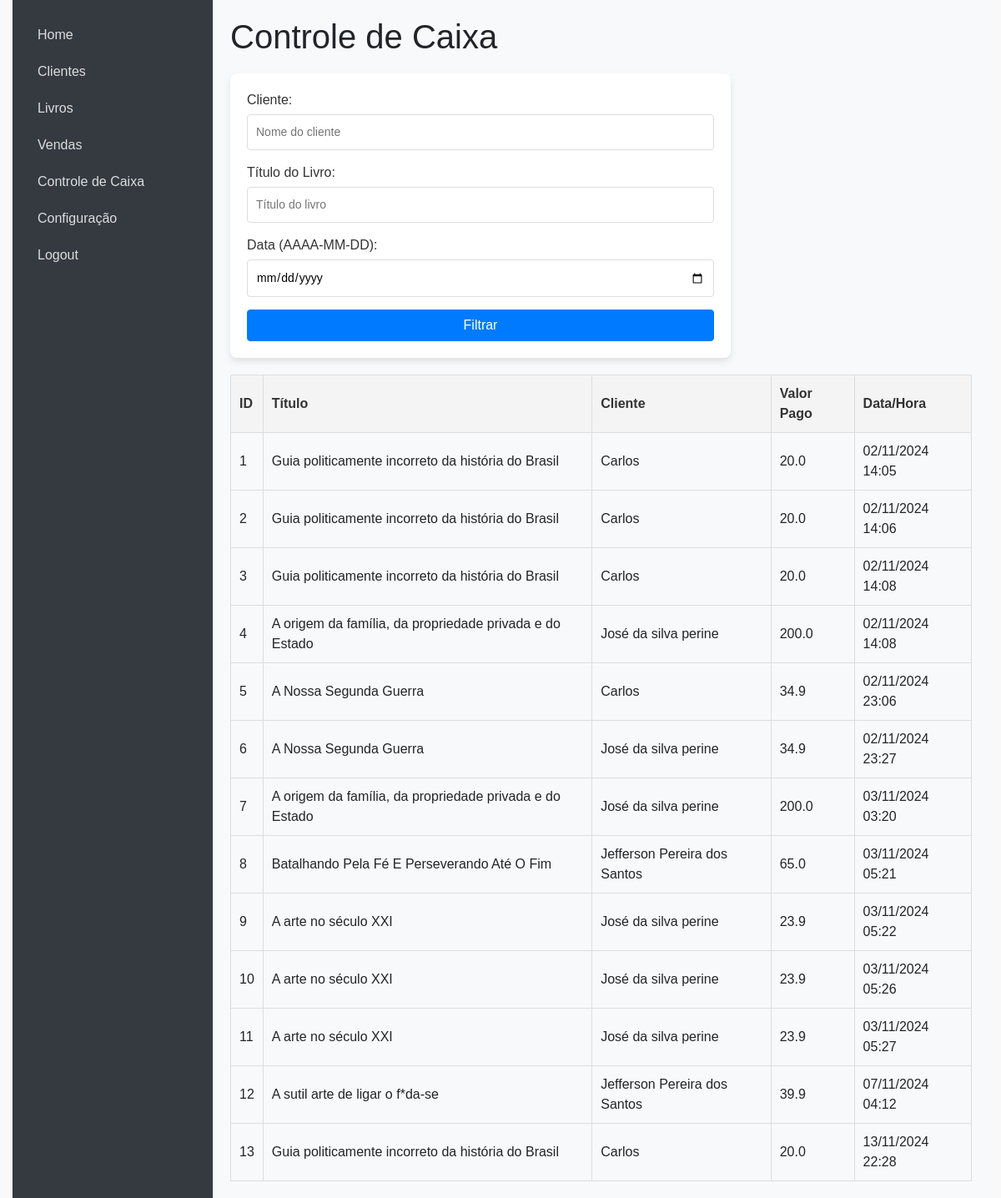
The page /controle_caixa on the database as committed earlier.
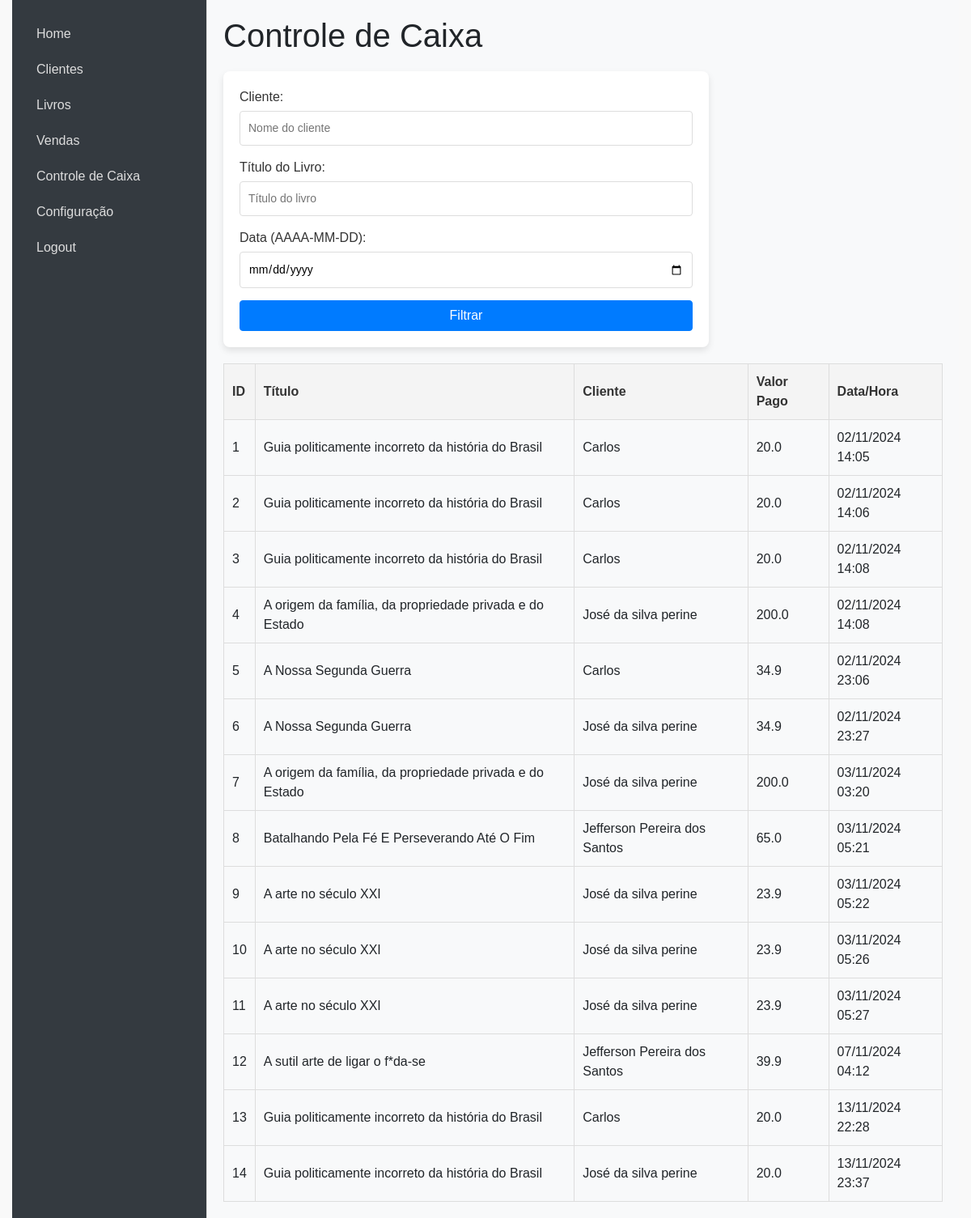
The same page on the database as committed later.
### models.py (models this page shows, shortened)
class Venda(db.Model):
    id = db.Column(db.Integer, primary_key=True)
    cliente_id = db.Column(db.Integer, db.ForeignKey('cliente.id'), nullable=False)
    livro_id = db.Column(db.Integer, db.ForeignKey('livro.id'), nullable=False)
    data_venda = db.Column(db.DateTime, default=datetime.utcnow)
    valor_pago = db.Column(Float)
    quantidade_vendida = db.Column(db.Integer, nullable=False)
    valor_total = db.Column(db.Float, nullable=False)
    cliente = db.relationship('Cliente', backref=db.backref('vendas', lazy=True))
    livro = db.relationship('Livro', backref=db.backref('vendas', lazy=True))

class Livro(db.Model):
    id = db.Column(db.Integer, primary_key=True)
    titulo = db.Column(db.String(100), nullable=False)
    autor = db.Column(db.String(100), nullable=False)
    editora = db.Column(db.String(100), nullable=False)
    idade_leitura = db.Column(db.String(100), nullable=False)
    isbn = db.Column(db.String(20), nullable=False)
    ano = db.Column(db.Integer, nullable=False)
    num_paginas = db.Column(db.Integer, nullable=False)
    valor = db.Column(db.Float, nullable=False)
    capa_livro = db.Column(db.String(200), nullable=True)
    estoque = db.Column(db.Integer, default=0)

class Cliente(db.Model):
    id = db.Column(db.Integer, primary_key=True)
    nome_completo = db.Column(db.String(100), nullable=False)
    data_nascimento = db.Column(db.String(10), nullable=False)
    identidade = db.Column(db.String(50), nullable=False)
    telefone = db.Column(db.String(20), nullable=False)  # Coluna telefone
    email = db.Column(db.String(100), nullable=False)
    rua = db.Column(db.String(100), nullable=False)  # Coluna rua
    cep = db.Column(db.String(9), nullable=False)
    bairro = db.Column(db.String(100), nullable=False)  # Coluna bairro
    cidade = db.Column(db.String(50), nullable=False)
    profissao = db.Column(db.String(50), nullable=False)
    escolaridade = db.Column(db.String(50), nullable=False)
    data_cadastro = db.Column(db.DateTime, default=datetime.utcnow)

### app.py (the view)
@app.route('/controle_caixa', methods=['GET'])
def controle_caixa():
    cliente = request.args.get('cliente')
    titulo = request.args.get('titulo')
    data = request.args.get('data')
    query = Venda.query
    if cliente:
        query = query.join(Cliente).filter(Cliente.nome_completo.ilike(f"%{cliente}%"))
    if titulo:
        query = query.join(Livro).filter(Livro.titulo.ilike(f"%{titulo}%"))
    if data:
        query = query.filter(Venda.data_venda.contains(data))  # Ajuste para data conforme necessário
    vendas = query.all()
    return render_template('controle_caixa.html', vendas=vendas)

### templates/controle_caixa.html (shortened to what this page needs)
{% extends "index.html" %}
{% block content %}
</head>
<body>
    <h1>Controle de Caixa</h1>
    <form method="GET" action="/controle_caixa">
        <label for="cliente">Cliente:</label>
        <input type="text" name="cliente" id="cliente" placeholder="Nome do cliente">
        <label for="titulo">Título do Livro:</label>
        <input type="text" name="titulo" id="titulo" placeholder="Título do livro">
        <label for="data">Data (AAAA-MM-DD):</label>
        <input type="date" name="data" id="data">
        <button type="submit" class="btn btn-primary" >Filtrar</button>
    </form>
    <table>
        <thead>
            <tr>
                <th>ID</th>
                <th>Título</th>
                <th>Cliente</th>
                <th>Valor Pago</th>
                <th>Data/Hora</th>
            </tr>
        </thead>
        <tbody>
            {% for venda in vendas %}
            <tr>
                <td>{{ venda.id }}</td>
                <td>{{ venda.livro.titulo }}</td>
                <td>{{ venda.cliente.nome_completo }}</td>
                <td>{{ venda.valor_pago }}</td>
                <td>{{ venda.data_venda.strftime('%d/%m/%Y %H:%M') }}</td>
            </tr>
            {% endfor %}
        </tbody>
    </table>
    {% endblock %}

### templates/index.html (shortened to what this page needs)
<!DOCTYPE html>
<html lang="pt-BR">
<head>
    <link href="https://stackpath.bootstrapcdn.com/bootstrap/4.5.2/css/bootstrap.min.css" rel="stylesheet">
    <link rel="stylesheet" href="{{ url_for('static', filename='style.css') }}">
</head>
<body>
    <div class="container-fluid">
        <aside class="sidebar">
            <ul class="nav flex-column">
                <li class="nav-item"><a class="nav-link" href="/">Home</a></li>
                <li class="nav-item"><a class="nav-link" href="/clientes">Clientes</a></li>
                <li class="nav-item"><a class="nav-link" href="/livros">Livros</a></li>
                <li class="nav-item"><a class="nav-link" href="/vendas">Vendas</a></li>
                <li class="nav-item"><a class="nav-link" href="/controle_caixa">Controle de Caixa</a></li>
                <li class="nav-item"><a class="nav-link" href="/configuracao">Configuração</a></li>
                <li class="nav-item"><a class="nav-link" href="/logout">Logout</a></li>
            </ul>
        </aside>
        <main class="content">
            {% block content %}{% endblock %}
        </main>
    </div>
</body>
</html>

### static/style.css (style rules this page uses)
* { margin: 0; padding: 0; box-sizing: border-box; }
body { font-family: Arial, sans-serif; background-color: #f9f9f9; height: 100vh; display: flex; }
.container-fluid { display: flex; width: 100%; height: 100%; }
.sidebar { width: 240px; background-color: #343a40; color: #fff; padding: 20px; position: fixed; height: 100%; overflow: auto; }
.sidebar .nav { flex-direction: column; }
.sidebar .nav-link { color: #ddd; font-size: 16px; padding: 10px; border-radius: 5px; }
.content { margin-left: 240px; padding: 20px; flex: 1; background-color: #f8f9fa; border-left: 1px solid #ddd; overflow-y: auto; }
form { margin: 20px 0; display: flex; flex-direction: column; width: 100%; max-width: 600px; background-color: #fff; padding: 20px; border-radius: 8px; box-shadow: 0 4px 8px rgba(0, 0, 0, 0.1); }
form label { margin-bottom: 5px; color: #333; }
form input, form select { margin-bottom: 15px; padding: 10px; font-size: 14px; border: 1px solid #ddd; border-radius: 4px; width: 100%; }
form button { padding: 10px; background-color: #333; color: #fff; border: none; border-radius: 4px; font-size: 16px; cursor: pointer; }
table { width: 100%; border-collapse: collapse; margin-top: 20px; }
table th, table td { border: 1px solid #ddd; padding: 10px; text-align: left; }
table th { background-color: #f4f4f4; color: #333; }

Rows that differ between the two databases and show on the page:
added Venda: id "14", livro.titulo "Guia politicamente incorreto da história do Brasil", cliente.nome_completo "José da silva perine", valor_pago "20.0", data_venda "13/11/2024 23:37"
